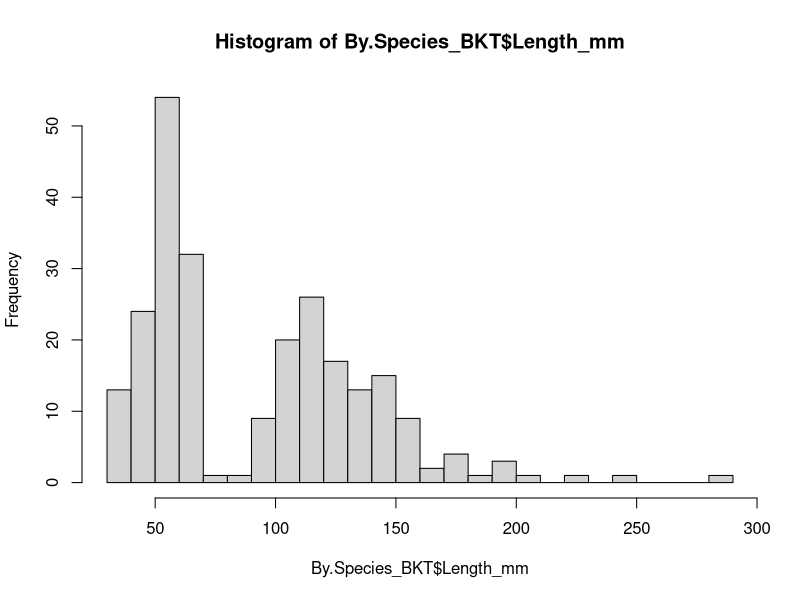

Write R code to recreate this figure.
#Set working Directory 

setwd("C:/GitHub/johnson_capstone/spring")

#Now Need to read in data files

#First we will need to download the readxl package since one out of the three data sets is a .xlsx

install.packages("readxl")
library(readxl)

AllFishRec <- read_excel ("All_FishRecords.xlsx")


#To build a loopp for all the sites, its easier to chose one site and mess around with that first insetad of trying all the sites at once!
#Also to make things easier, lets choose a site that has been quality control checked for temp data!
#Painter run aka Painter.LittleBear will be our first choice and its already quality control checked. 

#Now need to read in land temp and stream temp data Painter  
#These two are .csv's though so we have to read them in using the read.csv command 

Painter_LT <- read.csv("Painter_Land_X_QC.csv")

Painter_ST <- read.csv("Painter_Stream_X_QC.csv")

install.packages("dplR")
library(dplyr)

By.Site <- filter(AllFishRec, waterName == "Painter.Run") 

By.Species_BKT <- filter(By.Site, Species == "Brook Trout")

#Next figure out how to seperate fish less than or equal to certain lengths and then how to make ratio, CPUE, and then how to get fish survesy and temp both togehter to analyze?

#The next step is to classify what Brook Trout are Juvenile/Young of year (YOY) and adults bu size. 
#Based on literature searches, The range for juvenile Brook Trout is 7 to 10 inches and adults are 100 to 120mm. 
#For our protocols, we take fish lengths in milometers (mm). 
#That makes Juvenile Brook trout 70 to 100mm and adults greater than  or equal to 101mm. 
#So anything anything equal to 100mm or less will be a juvenile Trout. Anything greater than or equal to 101mm will be considered an adult Brook Trout. 
#These numbers will likely need to change. 

YOY <- subset(By.Species_BKT, By.Species_BKT$Length_mm <100)
Adult <- subset(By.Species_BKT, By.Species_BKT$Length_mm >101)

YOY$AgeClass <- c(rep("YOY", nrow(YOY)))

Adult$AgeClass <- c(rep("Adult", nrow(Adult)))

Fish.Age.Site <- rbind(YOY, Adult)


hist(By.Species_BKT$Length_mm, breaks = 20)

#Seems adults start at 90, juveniles start at 85? Ask Sara

#Messing with Catch per Unit Effort Stuff bellow

AllFishSurvey <- read_excel("All_FishSurvey.xlsx")

#Bellow is the one you want and thhat works for pulling event info for certain sites 

#In order to calculate CPUE for Painter Run, I need to pull dates, widths, and shock times from the AllFishSurvey data frame. 
PainterEventInfo <- subset(AllFishSurvey, AllFishSurvey$SiteCode == "Painter.LittleBear") 
#Should I only use Painter.LittleBear as painter run or should i use other one as well like Painter.Elk , the UNT, etc???? Ask Matt next meeting 



